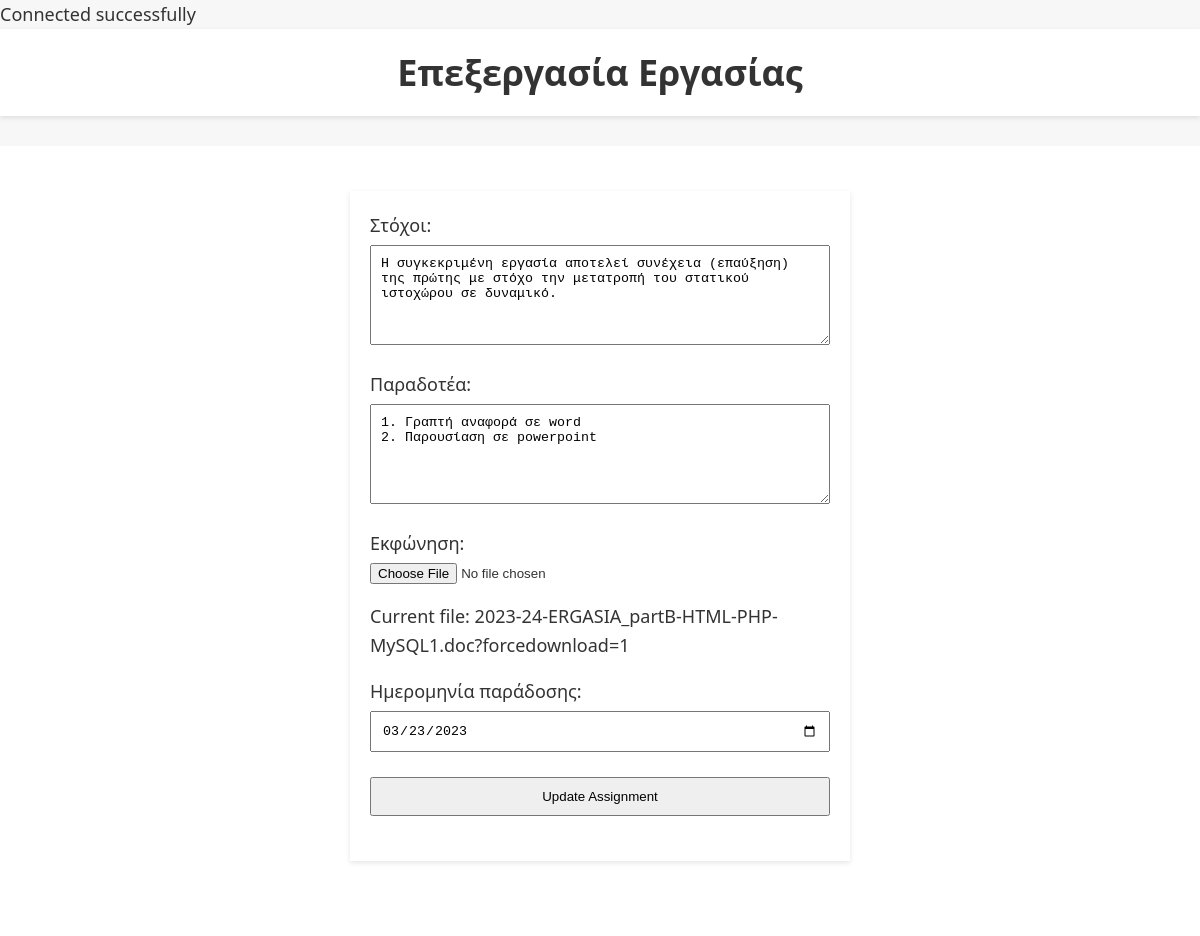
Page /edit_assignment.php?id=2 on the committed database.
### tables this page shows
CREATE TABLE `assignments` (
  `id` int(11) NOT NULL,
  `objectives` text DEFAULT NULL,
  `assignment_text` varchar(255) DEFAULT NULL,
  `deliverables` text DEFAULT NULL,
  `submission_date` date DEFAULT NULL
);

### edit_assignment.php (the view, shortened to what this page needs)
<?php
include 'db_connection.php';
$assignmentId = $_GET['id'] ?? null;
$assignmentData = ['objective' => '', 'deliverables' => '', 'assignment_text' => '', 'submission_date' => ''];
if ($assignmentId) {
    $fetchSql = "SELECT objectives, deliverables, assignment_text, submission_date FROM assignments WHERE id = ?";
    $fetchStmt = $conn->prepare($fetchSql);
    $fetchStmt->bind_param("i", $assignmentId);
    $fetchStmt->execute();
    $result = $fetchStmt->get_result();
    if ($result->num_rows > 0) {
        $assignmentData = $result->fetch_assoc();
    }
}
?>
<!DOCTYPE html>
<html lang="el">
<head>
</head>
<body>
    <h2>Επεξεργασία Εργασίας</h2>
    <div id="container">
        <div id="main-content">
            <div class="content">
                <form action="edit_assignment.php?id=<?php echo $assignmentId; ?>" method="post" enctype="multipart/form-data">
                    <div>
                        <label for="objective">Στόχοι:</label>
                        <textarea id="objective" name="objective" required><?php echo htmlspecialchars($assignmentData['objectives']); ?></textarea>
                    </div>
                    <div>
                        <label for="deliverables">Παραδοτέα:</label>
                        <textarea id="deliverables" name="deliverables" required><?php echo htmlspecialchars($assignmentData['deliverables']); ?></textarea>
                    </div>
                    <div>
                        <label for="assignment_text">Εκφώνηση:</label>
                        <input type="file" id="assignment_text" name="assignment_text">
                        <?php if (!empty($assignmentData['assignment_text'])): ?>
                            <p>Current file: <?php echo htmlspecialchars(basename($assignmentData['assignment_text'])); ?></p>
                        <?php endif; ?>
                    </div>
                    <div>
                        <label for="submission_date">Ημερομηνία παράδοσης:</label>
                        <input type="date" id="submission_date" name="submission_date" required value="<?php echo htmlspecialchars($assignmentData['submission_date']); ?>">
                    </div>
                    <div>
                        <input type="submit" value="Update Assignment">
                    </div>
                </form>
            </div>
        </div>
    </div>
</body>
</html>

### edit_assignment.php (style rules this page uses)
*, *:before, *:after { box-sizing: border-box; }
body, h1, h2, ul, li, a { margin: 0; padding: 0; list-style-type: none; text-decoration: none; }
body { font-family: 'Segoe UI', Tahoma, Geneva, Verdana, sans-serif; line-height: 1.6; font-size: 18px; color: #333; background-color: #f7f7f7; }
h2 { text-align: center; font-size: 2.0em; color: #333; background-color: #fff; padding: 15px 0; margin-bottom: 30px; box-shadow: 0 2px 5px rgba(0, 0, 0, 0.1); }
#container { display: flex; flex-wrap: wrap; min-height: calc(100vh - 70px); }
#main-content { flex: 1; background-color: #fff; padding: 30px; }
#main-content .content { display: flex; flex-direction: column; align-items: center; justify-content: center; min-height: calc(100vh - 70px); }
form { width: 100%; max-width: 500px; padding: 20px; box-shadow: 0 2px 5px rgba(0, 0, 0, 0.1); background: #ffffff; margin-bottom: 30px; }
form div { margin-bottom: 15px; text-align: left; }
form label { display: block; margin-bottom: 5px; }
form input[type="text"], form input[type="date"], form textarea, form input[type="submit"] { width: 100%; padding: 10px; margin-bottom: 10px; }
form textarea { height: 100px; }

### rows in the picture
assignments: objective "Η συγκεκριμένη εργασία αποτελεί συνέχεια (επαύξηση) της πρώτης με στόχο την μετατροπή του στατικού ιστοχώρου σε δυναμικό.", deliverables "1. Γραπτή αναφορά σε word 2. Παρουσίαση σε powerpoint", assignment_text "2023-24-ERGASIA_partB-HTML-PHP-MySQL1.doc?forcedownload=1", submission_date "03/23/2023"
